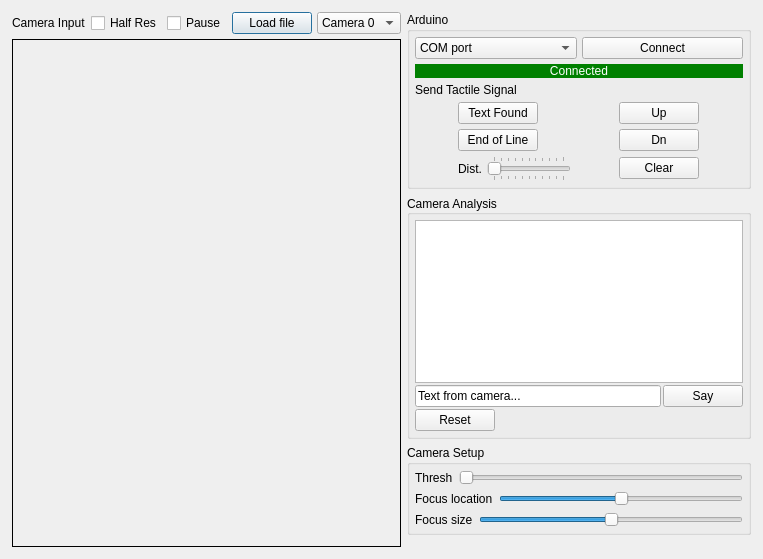
<?xml version="1.0" encoding="UTF-8"?>
<ui version="4.0">
 <class>Dialog</class>
 <widget class="QDialog" name="Dialog">
  <property name="geometry">
   <rect>
    <x>0</x>
    <y>0</y>
    <width>763</width>
    <height>559</height>
   </rect>
  </property>
  <property name="windowTitle">
   <string>Dialog</string>
  </property>
  <layout class="QHBoxLayout" name="horizontalLayout">
   <property name="spacing">
    <number>-1</number>
   </property>
   <property name="margin">
    <number>12</number>
   </property>
   <item>
    <widget class="ViewController" name="frame_viewController">
     <property name="sizePolicy">
      <sizepolicy hsizetype="Expanding" vsizetype="Preferred">
       <horstretch>0</horstretch>
       <verstretch>0</verstretch>
      </sizepolicy>
     </property>
     <property name="frameShape">
      <enum>QFrame::NoFrame</enum>
     </property>
     <property name="frameShadow">
      <enum>QFrame::Plain</enum>
     </property>
     <property name="lineWidth">
      <number>1</number>
     </property>
     <layout class="QVBoxLayout" name="verticalLayout_4">
      <property name="spacing">
       <number>5</number>
      </property>
      <property name="margin">
       <number>0</number>
      </property>
      <item>
       <layout class="QHBoxLayout" name="horizontalLayout_3">
        <item>
         <widget class="QLabel" name="label_3">
          <property name="sizePolicy">
           <sizepolicy hsizetype="Preferred" vsizetype="Fixed">
            <horstretch>0</horstretch>
            <verstretch>0</verstretch>
           </sizepolicy>
          </property>
          <property name="text">
           <string>Camera Input</string>
          </property>
         </widget>
        </item>
        <item>
         <widget class="QCheckBox" name="checkBox_halfres">
          <property name="sizePolicy">
           <sizepolicy hsizetype="Fixed" vsizetype="Fixed">
            <horstretch>0</horstretch>
            <verstretch>0</verstretch>
           </sizepolicy>
          </property>
          <property name="text">
           <string>Half Res</string>
          </property>
         </widget>
        </item>
        <item>
         <widget class="QCheckBox" name="checkBox_pause">
          <property name="text">
           <string>Pause</string>
          </property>
         </widget>
        </item>
        <item>
         <widget class="QPushButton" name="pushButton_loadFile">
          <property name="sizePolicy">
           <sizepolicy hsizetype="Fixed" vsizetype="Fixed">
            <horstretch>0</horstretch>
            <verstretch>0</verstretch>
           </sizepolicy>
          </property>
          <property name="text">
           <string>Load file</string>
          </property>
         </widget>
        </item>
        <item>
         <widget class="QComboBox" name="comboBox_cameraSelect">
          <item>
           <property name="text">
            <string>Camera 0</string>
           </property>
          </item>
          <item>
           <property name="text">
            <string>Camera 1</string>
           </property>
          </item>
          <item>
           <property name="text">
            <string>Camera 2</string>
           </property>
          </item>
         </widget>
        </item>
       </layout>
      </item>
      <item>
       <widget class="QLabel" name="label_camInput">
        <property name="sizePolicy">
         <sizepolicy hsizetype="Preferred" vsizetype="Expanding">
          <horstretch>0</horstretch>
          <verstretch>0</verstretch>
         </sizepolicy>
        </property>
        <property name="styleSheet">
         <string notr="true">border: 1px solid;</string>
        </property>
        <property name="text">
         <string/>
        </property>
        <property name="alignment">
         <set>Qt::AlignCenter</set>
        </property>
       </widget>
      </item>
     </layout>
    </widget>
   </item>
   <item>
    <layout class="QVBoxLayout" name="verticalLayout">
     <item>
      <widget class="QGroupBox" name="groupBox">
       <property name="title">
        <string>Arduino</string>
       </property>
       <layout class="QVBoxLayout" name="verticalLayout_2">
        <property name="spacing">
         <number>5</number>
        </property>
        <property name="margin">
         <number>5</number>
        </property>
        <item>
         <layout class="QHBoxLayout" name="horizontalLayout_2">
          <item>
           <widget class="QComboBox" name="comboBox_comport">
            <item>
             <property name="text">
              <string>COM port</string>
             </property>
            </item>
           </widget>
          </item>
          <item>
           <widget class="QPushButton" name="pushButton_connect">
            <property name="text">
             <string>Connect</string>
            </property>
           </widget>
          </item>
         </layout>
        </item>
        <item>
         <widget class="QLabel" name="label_adruinoStatus">
          <property name="styleSheet">
           <string notr="true">background-color:green; color: white;</string>
          </property>
          <property name="text">
           <string>Connected</string>
          </property>
          <property name="alignment">
           <set>Qt::AlignCenter</set>
          </property>
         </widget>
        </item>
        <item>
         <widget class="QLabel" name="label_2">
          <property name="text">
           <string>Send Tactile Signal</string>
          </property>
         </widget>
        </item>
        <item>
         <layout class="QGridLayout" name="gridLayout">
          <property name="verticalSpacing">
           <number>-1</number>
          </property>
          <item row="0" column="1">
           <widget class="QPushButton" name="pushButton_up">
            <property name="sizePolicy">
             <sizepolicy hsizetype="Fixed" vsizetype="Fixed">
              <horstretch>0</horstretch>
              <verstretch>0</verstretch>
             </sizepolicy>
            </property>
            <property name="text">
             <string>Up</string>
            </property>
           </widget>
          </item>
          <item row="0" column="0">
           <widget class="QPushButton" name="pushButton_textFound">
            <property name="sizePolicy">
             <sizepolicy hsizetype="Fixed" vsizetype="Fixed">
              <horstretch>0</horstretch>
              <verstretch>0</verstretch>
             </sizepolicy>
            </property>
            <property name="text">
             <string>Text Found</string>
            </property>
           </widget>
          </item>
          <item row="1" column="0">
           <widget class="QPushButton" name="pushButton_endOfLine">
            <property name="sizePolicy">
             <sizepolicy hsizetype="Fixed" vsizetype="Preferred">
              <horstretch>0</horstretch>
              <verstretch>0</verstretch>
             </sizepolicy>
            </property>
            <property name="styleSheet">
             <string notr="true"/>
            </property>
            <property name="text">
             <string>End of Line</string>
            </property>
           </widget>
          </item>
          <item row="2" column="0">
           <layout class="QHBoxLayout" name="horizontalLayout_5">
            <item>
             <widget class="QLabel" name="label_4">
              <property name="text">
               <string>Dist.</string>
              </property>
             </widget>
            </item>
            <item>
             <widget class="QSlider" name="horizontalSlider_dist">
              <property name="sizePolicy">
               <sizepolicy hsizetype="Preferred" vsizetype="Fixed">
                <horstretch>0</horstretch>
                <verstretch>0</verstretch>
               </sizepolicy>
              </property>
              <property name="minimum">
               <number>96</number>
              </property>
              <property name="maximum">
               <number>106</number>
              </property>
              <property name="orientation">
               <enum>Qt::Horizontal</enum>
              </property>
              <property name="tickPosition">
               <enum>QSlider::TicksBothSides</enum>
              </property>
              <property name="tickInterval">
               <number>1</number>
              </property>
             </widget>
            </item>
           </layout>
          </item>
          <item row="1" column="1">
           <widget class="QPushButton" name="pushButton_down">
            <property name="sizePolicy">
             <sizepolicy hsizetype="Fixed" vsizetype="Fixed">
              <horstretch>0</horstretch>
              <verstretch>0</verstretch>
             </sizepolicy>
            </property>
            <property name="text">
             <string>Dn</string>
            </property>
           </widget>
          </item>
          <item row="2" column="1">
           <widget class="QPushButton" name="pushButton_sendClear">
            <property name="sizePolicy">
             <sizepolicy hsizetype="Fixed" vsizetype="Fixed">
              <horstretch>0</horstretch>
              <verstretch>0</verstretch>
             </sizepolicy>
            </property>
            <property name="text">
             <string>Clear</string>
            </property>
           </widget>
          </item>
         </layout>
        </item>
       </layout>
      </widget>
     </item>
     <item>
      <widget class="QGroupBox" name="groupBox_2">
       <property name="title">
        <string>Camera Analysis</string>
       </property>
       <property name="alignment">
        <set>Qt::AlignLeading|Qt::AlignLeft|Qt::AlignVCenter</set>
       </property>
       <layout class="QVBoxLayout" name="verticalLayout_3">
        <property name="spacing">
         <number>2</number>
        </property>
        <property name="margin">
         <number>5</number>
        </property>
        <item>
         <widget class="QTextEdit" name="textEdit_cameraText"/>
        </item>
        <item>
         <layout class="QHBoxLayout" name="horizontalLayout_6">
          <item>
           <widget class="QLineEdit" name="lineEdit_cameraText">
            <property name="sizePolicy">
             <sizepolicy hsizetype="Preferred" vsizetype="Fixed">
              <horstretch>0</horstretch>
              <verstretch>0</verstretch>
             </sizepolicy>
            </property>
            <property name="text">
             <string>Text from camera...</string>
            </property>
           </widget>
          </item>
          <item>
           <widget class="QPushButton" name="pushButton_say">
            <property name="sizePolicy">
             <sizepolicy hsizetype="Fixed" vsizetype="Fixed">
              <horstretch>0</horstretch>
              <verstretch>0</verstretch>
             </sizepolicy>
            </property>
            <property name="text">
             <string>Say</string>
            </property>
           </widget>
          </item>
         </layout>
        </item>
        <item>
         <widget class="QPushButton" name="pushButton_resetTracking">
          <property name="sizePolicy">
           <sizepolicy hsizetype="Fixed" vsizetype="Fixed">
            <horstretch>0</horstretch>
            <verstretch>0</verstretch>
           </sizepolicy>
          </property>
          <property name="text">
           <string>Reset</string>
          </property>
         </widget>
        </item>
       </layout>
      </widget>
     </item>
     <item>
      <widget class="QGroupBox" name="groupBox_3">
       <property name="title">
        <string>Camera Setup</string>
       </property>
       <layout class="QVBoxLayout" name="verticalLayout_5">
        <property name="margin">
         <number>5</number>
        </property>
        <item>
         <layout class="QHBoxLayout" name="horizontalLayout_4">
          <item>
           <widget class="QLabel" name="label">
            <property name="sizePolicy">
             <sizepolicy hsizetype="Fixed" vsizetype="Preferred">
              <horstretch>0</horstretch>
              <verstretch>0</verstretch>
             </sizepolicy>
            </property>
            <property name="text">
             <string>Thresh</string>
            </property>
           </widget>
          </item>
          <item>
           <widget class="QSlider" name="horizontalSlider_thresh">
            <property name="sizePolicy">
             <sizepolicy hsizetype="Preferred" vsizetype="Fixed">
              <horstretch>0</horstretch>
              <verstretch>0</verstretch>
             </sizepolicy>
            </property>
            <property name="minimum">
             <number>3</number>
            </property>
            <property name="maximum">
             <number>150</number>
            </property>
            <property name="orientation">
             <enum>Qt::Horizontal</enum>
            </property>
           </widget>
          </item>
         </layout>
        </item>
        <item>
         <layout class="QHBoxLayout" name="horizontalLayout_7">
          <item>
           <widget class="QLabel" name="label_5">
            <property name="text">
             <string>Focus location</string>
            </property>
           </widget>
          </item>
          <item>
           <widget class="QSlider" name="horizontalSlider_focusLocation">
            <property name="maximum">
             <number>300</number>
            </property>
            <property name="value">
             <number>150</number>
            </property>
            <property name="orientation">
             <enum>Qt::Horizontal</enum>
            </property>
           </widget>
          </item>
         </layout>
        </item>
        <item>
         <layout class="QHBoxLayout" name="horizontalLayout_8">
          <item>
           <widget class="QLabel" name="label_6">
            <property name="text">
             <string>Focus size</string>
            </property>
           </widget>
          </item>
          <item>
           <widget class="QSlider" name="horizontalSlider_focusSize">
            <property name="minimum">
             <number>50</number>
            </property>
            <property name="maximum">
             <number>200</number>
            </property>
            <property name="value">
             <number>125</number>
            </property>
            <property name="orientation">
             <enum>Qt::Horizontal</enum>
            </property>
           </widget>
          </item>
         </layout>
        </item>
       </layout>
      </widget>
     </item>
     <item>
      <spacer name="verticalSpacer">
       <property name="orientation">
        <enum>Qt::Vertical</enum>
       </property>
       <property name="sizeHint" stdset="0">
        <size>
         <width>20</width>
         <height>40</height>
        </size>
       </property>
      </spacer>
     </item>
    </layout>
   </item>
  </layout>
 </widget>
 <customwidgets>
  <customwidget>
   <class>ViewController</class>
   <extends>QFrame</extends>
   <header>../viewcontroller.h</header>
   <container>1</container>
   <slots>
    <slot>cameraSelect(int)</slot>
    <slot>say()</slot>
    <slot>loadFile()</slot>
    <slot>setCameraThresh(int)</slot>
    <slot>fillPortsInfo()</slot>
    <slot>connectPort()</slot>
    <slot>toggleHalfres(bool)</slot>
    <slot>textFound()</slot>
    <slot>endOfLine()</slot>
    <slot>sendUp()</slot>
    <slot>sendDown()</slot>
    <slot>sendDistance(int)</slot>
    <slot>sendClear()</slot>
    <slot>resetTracking()</slot>
    <slot>setFocusLocation(int)</slot>
    <slot>setFocusSize(int)</slot>
    <slot>togglePause(bool)</slot>
   </slots>
  </customwidget>
 </customwidgets>
 <resources/>
 <connections>
  <connection>
   <sender>comboBox_cameraSelect</sender>
   <signal>activated(int)</signal>
   <receiver>frame_viewController</receiver>
   <slot>cameraSelect(int)</slot>
   <hints>
    <hint type="sourcelabel">
     <x>341</x>
     <y>24</y>
    </hint>
    <hint type="destinationlabel">
     <x>231</x>
     <y>319</y>
    </hint>
   </hints>
  </connection>
  <connection>
   <sender>pushButton_say</sender>
   <signal>clicked()</signal>
   <receiver>frame_viewController</receiver>
   <slot>say()</slot>
   <hints>
    <hint type="sourcelabel">
     <x>499</x>
     <y>251</y>
    </hint>
    <hint type="destinationlabel">
     <x>232</x>
     <y>319</y>
    </hint>
   </hints>
  </connection>
  <connection>
   <sender>pushButton_loadFile</sender>
   <signal>clicked()</signal>
   <receiver>frame_viewController</receiver>
   <slot>loadFile()</slot>
   <hints>
    <hint type="sourcelabel">
     <x>231</x>
     <y>27</y>
    </hint>
    <hint type="destinationlabel">
     <x>232</x>
     <y>319</y>
    </hint>
   </hints>
  </connection>
  <connection>
   <sender>horizontalSlider_thresh</sender>
   <signal>valueChanged(int)</signal>
   <receiver>frame_viewController</receiver>
   <slot>setCameraThresh(int)</slot>
   <hints>
    <hint type="sourcelabel">
     <x>604</x>
     <y>324</y>
    </hint>
    <hint type="destinationlabel">
     <x>232</x>
     <y>319</y>
    </hint>
   </hints>
  </connection>
  <connection>
   <sender>comboBox_comport</sender>
   <signal>activated(int)</signal>
   <receiver>frame_viewController</receiver>
   <slot>fillPortsInfo()</slot>
   <hints>
    <hint type="sourcelabel">
     <x>530</x>
     <y>52</y>
    </hint>
    <hint type="destinationlabel">
     <x>232</x>
     <y>319</y>
    </hint>
   </hints>
  </connection>
  <connection>
   <sender>pushButton_connect</sender>
   <signal>clicked()</signal>
   <receiver>frame_viewController</receiver>
   <slot>connectPort()</slot>
   <hints>
    <hint type="sourcelabel">
     <x>639</x>
     <y>53</y>
    </hint>
    <hint type="destinationlabel">
     <x>232</x>
     <y>319</y>
    </hint>
   </hints>
  </connection>
  <connection>
   <sender>checkBox_halfres</sender>
   <signal>toggled(bool)</signal>
   <receiver>frame_viewController</receiver>
   <slot>toggleHalfres(bool)</slot>
   <hints>
    <hint type="sourcelabel">
     <x>185</x>
     <y>25</y>
    </hint>
    <hint type="destinationlabel">
     <x>232</x>
     <y>319</y>
    </hint>
   </hints>
  </connection>
  <connection>
   <sender>pushButton_down</sender>
   <signal>clicked()</signal>
   <receiver>frame_viewController</receiver>
   <slot>sendDown()</slot>
   <hints>
    <hint type="sourcelabel">
     <x>648</x>
     <y>166</y>
    </hint>
    <hint type="destinationlabel">
     <x>232</x>
     <y>319</y>
    </hint>
   </hints>
  </connection>
  <connection>
   <sender>pushButton_up</sender>
   <signal>clicked()</signal>
   <receiver>frame_viewController</receiver>
   <slot>sendUp()</slot>
   <hints>
    <hint type="sourcelabel">
     <x>648</x>
     <y>132</y>
    </hint>
    <hint type="destinationlabel">
     <x>232</x>
     <y>319</y>
    </hint>
   </hints>
  </connection>
  <connection>
   <sender>pushButton_textFound</sender>
   <signal>clicked()</signal>
   <receiver>frame_viewController</receiver>
   <slot>textFound()</slot>
   <hints>
    <hint type="sourcelabel">
     <x>535</x>
     <y>132</y>
    </hint>
    <hint type="destinationlabel">
     <x>232</x>
     <y>319</y>
    </hint>
   </hints>
  </connection>
  <connection>
   <sender>pushButton_endOfLine</sender>
   <signal>clicked()</signal>
   <receiver>frame_viewController</receiver>
   <slot>endOfLine()</slot>
   <hints>
    <hint type="sourcelabel">
     <x>535</x>
     <y>166</y>
    </hint>
    <hint type="destinationlabel">
     <x>232</x>
     <y>319</y>
    </hint>
   </hints>
  </connection>
  <connection>
   <sender>horizontalSlider_dist</sender>
   <signal>valueChanged(int)</signal>
   <receiver>frame_viewController</receiver>
   <slot>sendDistance(int)</slot>
   <hints>
    <hint type="sourcelabel">
     <x>562</x>
     <y>200</y>
    </hint>
    <hint type="destinationlabel">
     <x>232</x>
     <y>319</y>
    </hint>
   </hints>
  </connection>
  <connection>
   <sender>pushButton_sendClear</sender>
   <signal>clicked()</signal>
   <receiver>frame_viewController</receiver>
   <slot>sendClear()</slot>
   <hints>
    <hint type="sourcelabel">
     <x>648</x>
     <y>204</y>
    </hint>
    <hint type="destinationlabel">
     <x>232</x>
     <y>319</y>
    </hint>
   </hints>
  </connection>
  <connection>
   <sender>pushButton_resetTracking</sender>
   <signal>clicked()</signal>
   <receiver>frame_viewController</receiver>
   <slot>resetTracking()</slot>
   <hints>
    <hint type="sourcelabel">
     <x>441</x>
     <y>451</y>
    </hint>
    <hint type="destinationlabel">
     <x>200</x>
     <y>279</y>
    </hint>
   </hints>
  </connection>
  <connection>
   <sender>horizontalSlider_focusLocation</sender>
   <signal>valueChanged(int)</signal>
   <receiver>frame_viewController</receiver>
   <slot>setFocusLocation(int)</slot>
   <hints>
    <hint type="sourcelabel">
     <x>600</x>
     <y>475</y>
    </hint>
    <hint type="destinationlabel">
     <x>200</x>
     <y>279</y>
    </hint>
   </hints>
  </connection>
  <connection>
   <sender>horizontalSlider_focusSize</sender>
   <signal>valueChanged(int)</signal>
   <receiver>frame_viewController</receiver>
   <slot>setFocusSize(int)</slot>
   <hints>
    <hint type="sourcelabel">
     <x>587</x>
     <y>509</y>
    </hint>
    <hint type="destinationlabel">
     <x>200</x>
     <y>279</y>
    </hint>
   </hints>
  </connection>
  <connection>
   <sender>checkBox_pause</sender>
   <signal>toggled(bool)</signal>
   <receiver>frame_viewController</receiver>
   <slot>togglePause(bool)</slot>
   <hints>
    <hint type="sourcelabel">
     <x>214</x>
     <y>25</y>
    </hint>
    <hint type="destinationlabel">
     <x>231</x>
     <y>279</y>
    </hint>
   </hints>
  </connection>
 </connections>
</ui>
